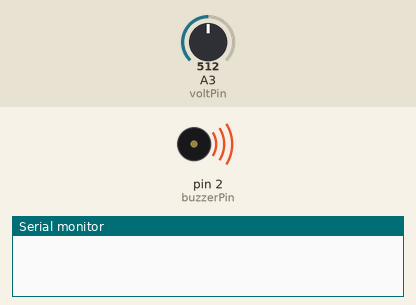
Bench run of a sketch on a simulated Arduino Nano, built with avr-gcc and run on an emulated ATmega328P. Shown: buzzer (waves = sounding), the last lines printed to the serial monitor. The inputs (shaded band) are chosen by the test bench; at power-on: A3 (voltPin) = 512. No radio packets arrive unless stated.

Above: at 0.1 s.
At 1.6 s:
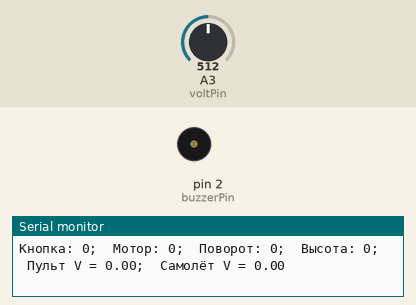
1.7 s: A3 (voltPin) set to 426
At 8.37 s:
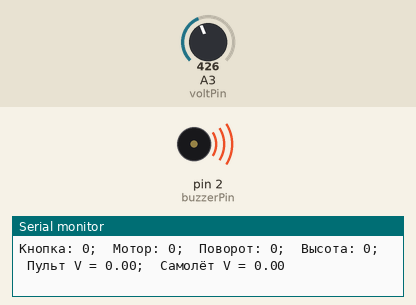
13.6 s: A3 (voltPin) set to 401
Timing chart, 0 to 26.5 s (numbered marks = the images above; inputs shaded):
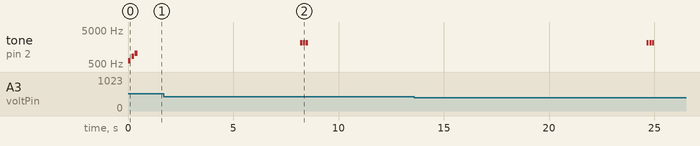

The sketch:

TX.ino
```cpp
//--------------------- НАСТРОЙКИ ----------------------
#define CH_NUM 0x60   // номер канала (должен совпадать с передатчиком)

// УРОВЕНЬ МОЩНОСТИ ПЕРЕДАТЧИКА
// На выбор RF24_PA_MIN, RF24_PA_LOW, RF24_PA_HIGH, RF24_PA_MAX
#define SIG_POWER RF24_PA_MAX

// СКОРОСТЬ ОБМЕНА
// На выбор RF24_2MBPS, RF24_1MBPS, RF24_250KBPS
// должна быть одинакова на приёмнике и передатчике!
// при самой низкой скорости имеем самую высокую чувствительность и дальность!!
// ВНИМАНИЕ!!! enableAckPayload НЕ РАБОТАЕТ НА СКОРОСТИ 250 kbps!
#define SIG_SPEED RF24_1MBPS

// ПИНЫ
#define motorPin A5
#define eleronPin A6
#define elevatorPin A7
#define buzzerPin 2
#define voltPin A3

#define RATE 65

// ДАТЧИК НАПРЯЖЕНИЯ
#define VREF 4.89       // точное напряжение на пине 5V
#define DIV_R1 30000.0  // точное значение резистора R1
#define DIV_R2 7500.0   // точное значение резистора R2
//--------------------- НАСТРОЙКИ ----------------------

//--------------------- БИБЛИОТЕКИ ----------------------
#include "nRF24L01.h"     // библиотека радиомодуля
#include "RF24.h"         // ещё библиотека радиомодуля
#include <EncButton.h>
#include "pitches.h"

EncButton<EB_TICK, 4> btn;
RF24 radio(9, 10);    // "создать" модуль на пинах 9 и 10 Для Уно
//--------------------- БИБЛИОТЕКИ ----------------------

//--------------------- ПЕРЕМЕННЫЕ ----------------------
byte address[][6] = {"1Node", "2Node", "3Node", "4Node", "5Node", "6Node"};   //возможные номера труб
bool motor_switch = false, flag = 0;
uint16_t tmr;
float vinC, vinP;

int melody_On[] = {NOTE_DS5, NOTE_GS5, NOTE_C6};
int noteDur_On[] = {8, 8, 8};
int melody_Contr[] = {NOTE_C6, NOTE_C6};
int noteDur_Contr[] = {10, 10};
int melody_Plane[] = {NOTE_C7, NOTE_C7, NOTE_C7};
int noteDur_Plane[] = {10, 10, 10};

struct{
  int motor;
  byte eleron;
  byte elevator;
} trans_data;
//--------------------- ПЕРЕМЕННЫЕ ----------------------

void setup() {
  Serial.begin(9600);
  radioSetup();
  melody(melody_On, noteDur_On, 3);
}

void loop() {
  uint16_t timeLeft = millis() - tmr;
  if (timeLeft >= 8192) {
    tmr += 8192 * (timeLeft / 8192);
    vinC = voltSensor();
    if (vinC <= 7 && flag == 1) {
      melody(melody_Contr, noteDur_Contr, 2);
    }
    if (vinP <= 7 && flag == 0) {
      melody(melody_Plane, noteDur_Plane, 3);
    };
    flag = !flag;
  }
  Serial.print("Кнопка: ");  Serial.print(motor_switch);
  Serial.print(";\tМотор: ");  Serial.print(trans_data.motor);
  Serial.print(";\tПоворот: ");  Serial.print(trans_data.eleron);
  Serial.print(";\tВысота: ");  Serial.print(trans_data.elevator);
  Serial.print(";\tПульт V = "); Serial.print(vinC, 2);
  Serial.print(";\tСамолёт V = "); Serial.println(vinP, 2);
  delay(100);
}

void yield(){
  btn.tick();
  if (btn.press()) {
    motor_switch = !motor_switch;
    if (motor_switch) {
      tone(buzzerPin, NOTE_C7, 1000/8);
    }
    else {
      tone(buzzerPin, NOTE_C6, 1000/8);
    }
  }
  trans_data.eleron = map(analogRead(eleronPin), 0, 1023, (1.8 * (RATE + ((100 - RATE) / 2))), ((100 - RATE) / 2 * 1.8));  // элероны
  trans_data.elevator = map(analogRead(elevatorPin), 0, 1023, 55, 125);  // руль высоты
  if (motor_switch) {
    trans_data.motor = map(analogRead(motorPin), 0, 1023, 1000, 2000);   // мотор
  }
  else {
    trans_data.motor = 1000;
  }

  if (radio.write(&trans_data, sizeof(trans_data))) {
    if (radio.available()) {              // если получаем ответ
      while (radio.available() ) {        // пока в ответе что-то есть
        radio.read(&vinP, sizeof(vinP));  // читаем
      }
    } else vinP = 0;
  }
}

float voltSensor() {
  return (float)(analogRead(voltPin) * VREF * ((DIV_R1 + DIV_R2) / DIV_R2) / 1024.0);
}

void melody(int melody[], int noteDurations[], int num){
  // выполняем перебор нот в мелодии:
  for (int thisNote = 0; thisNote < num; thisNote++) {

    // чтобы рассчитать время продолжительности ноты,
    // берем одну секунду и делим ее цифру, соответствующую нужному типу ноты:
    // например, четвертная нота – это 1000/4,
    // а восьмая нота – это 1000/8 и т.д.
    int noteDuration = 1000/noteDurations[thisNote];
    tone(buzzerPin, melody[thisNote],noteDuration);

    // чтобы выделить ноты, делаем между ними небольшую задержку.
    // в данном примере сделаем ее равной продолжительности ноты
    // плюс еще 30% от продолжительности ноты:
    int pauseBetweenNotes = noteDuration * 1.30;
    delay(pauseBetweenNotes);
    // останавливаем проигрывание мелодии:
    noTone(buzzerPin);
  }
}

void radioSetup() {
  radio.begin();                      // активировать модуль
  radio.setAutoAck(1);                // режим подтверждения приёма, 1 вкл 0 выкл
  radio.setRetries(0, 15);            // (время между попыткой достучаться, число попыток)
  radio.enableAckPayload();           // разрешить отсылку данных в ответ на входящий сигнал
  radio.setPayloadSize(32);           // размер пакета, в байтах
  radio.openWritingPipe(address[0]);  // мы - труба 0, открываем канал для передачи данных
  radio.setChannel(CH_NUM);           // выбираем канал (в котором нет шумов!)
  radio.setPALevel(SIG_POWER);        // уровень мощности передатчика
  radio.setDataRate(SIG_SPEED);       // скорость обмена. На выбор RF24_2MBPS, RF24_1MBPS, RF24_250KBPS
    //должна быть одинакова на приёмнике и передатчике!
    //при самой низкой скорости имеем самую высокую чувствительность и дальность!!
  radio.powerUp();                    // начать работу
  radio.stopListening();              // не слушаем радиоэфир, мы передатчик
}
```

pitches.h
```cpp
#define NOTE_B0  31
#define NOTE_C1  33
#define NOTE_CS1 35
#define NOTE_D1  37
#define NOTE_DS1 39
#define NOTE_E1  41
#define NOTE_F1  44
#define NOTE_FS1 46
#define NOTE_G1  49
#define NOTE_GS1 52
#define NOTE_A1  55
#define NOTE_AS1 58
#define NOTE_B1  62
#define NOTE_C2  65
#define NOTE_CS2 69
#define NOTE_D2  73
#define NOTE_DS2 78
#define NOTE_E2  82
#define NOTE_F2  87
#define NOTE_FS2 93
#define NOTE_G2  98
#define NOTE_GS2 104
#define NOTE_A2  110
#define NOTE_AS2 117
#define NOTE_B2  123
#define NOTE_C3  131
#define NOTE_CS3 139
#define NOTE_D3  147
#define NOTE_DS3 156
#define NOTE_E3  165
#define NOTE_F3  175
#define NOTE_FS3 185
#define NOTE_G3  196
#define NOTE_GS3 208
#define NOTE_A3  220
#define NOTE_AS3 233
#define NOTE_B3  247
#define NOTE_C4  262
#define NOTE_CS4 277
#define NOTE_D4  294
#define NOTE_DS4 311
#define NOTE_E4  330
#define NOTE_F4  349
#define NOTE_FS4 370
#define NOTE_G4  392
#define NOTE_GS4 415
#define NOTE_A4  440
#define NOTE_AS4 466
#define NOTE_B4  494
#define NOTE_C5  523
#define NOTE_CS5 554
#define NOTE_D5  587
#define NOTE_DS5 622
#define NOTE_E5  659
#define NOTE_F5  698
#define NOTE_FS5 740
#define NOTE_G5  784
#define NOTE_GS5 831
#define NOTE_A5  880
#define NOTE_AS5 932
#define NOTE_B5  988
#define NOTE_C6  1047
#define NOTE_CS6 1109
#define NOTE_D6  1175
#define NOTE_DS6 1245
#define NOTE_E6  1319
#define NOTE_F6  1397
#define NOTE_FS6 1480
#define NOTE_G6  1568
#define NOTE_GS6 1661
#define NOTE_A6  1760
#define NOTE_AS6 1865
#define NOTE_B6  1976
#define NOTE_C7  2093
#define NOTE_CS7 2217
#define NOTE_D7  2349
#define NOTE_DS7 2489
#define NOTE_E7  2637
#define NOTE_F7  2794
#define NOTE_FS7 2960
#define NOTE_G7  3136
#define NOTE_GS7 3322
#define NOTE_A7  3520
#define NOTE_AS7 3729
#define NOTE_B7  3951
#define NOTE_C8  4186
#define NOTE_CS8 4435
#define NOTE_D8  4699
#define NOTE_DS8 4978
```
